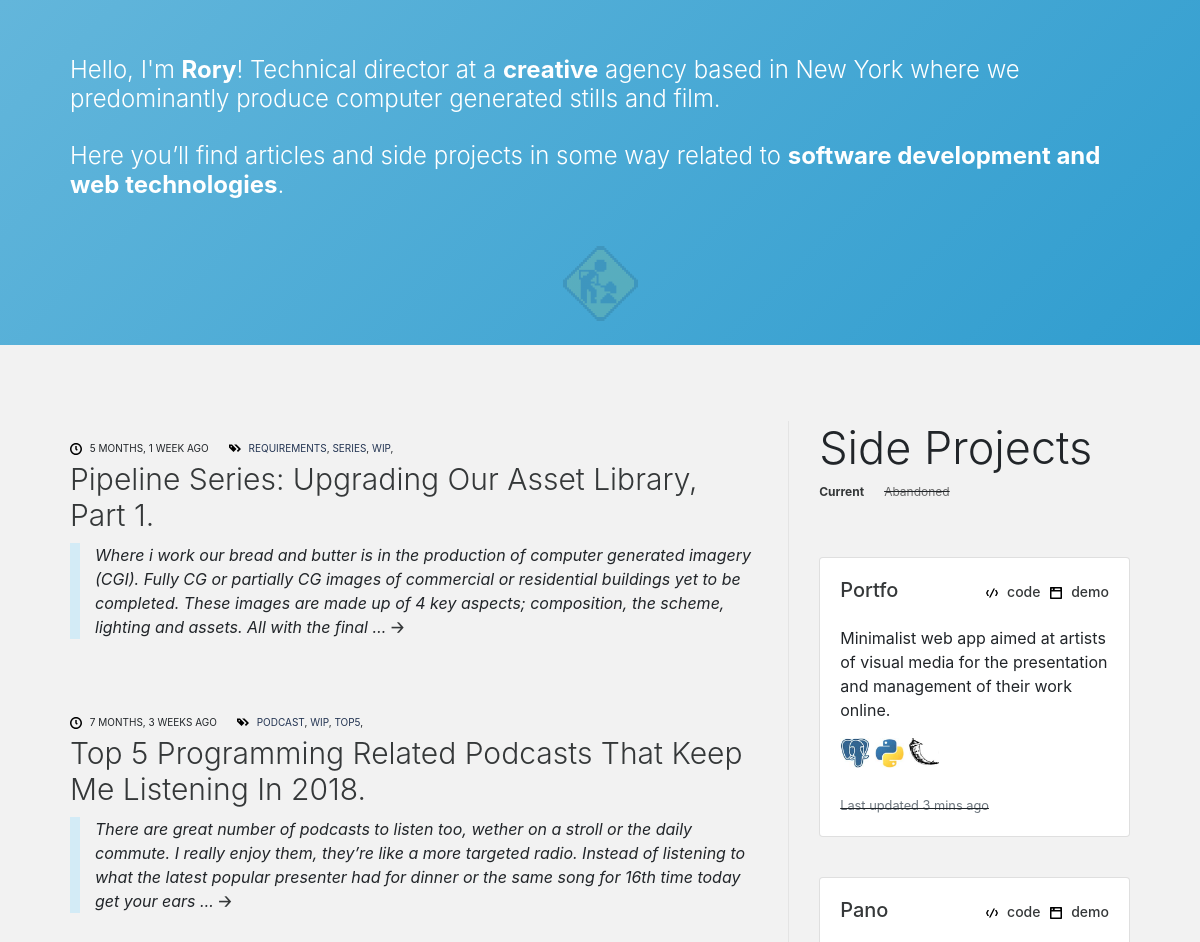
The app's page / (upper part), older data.
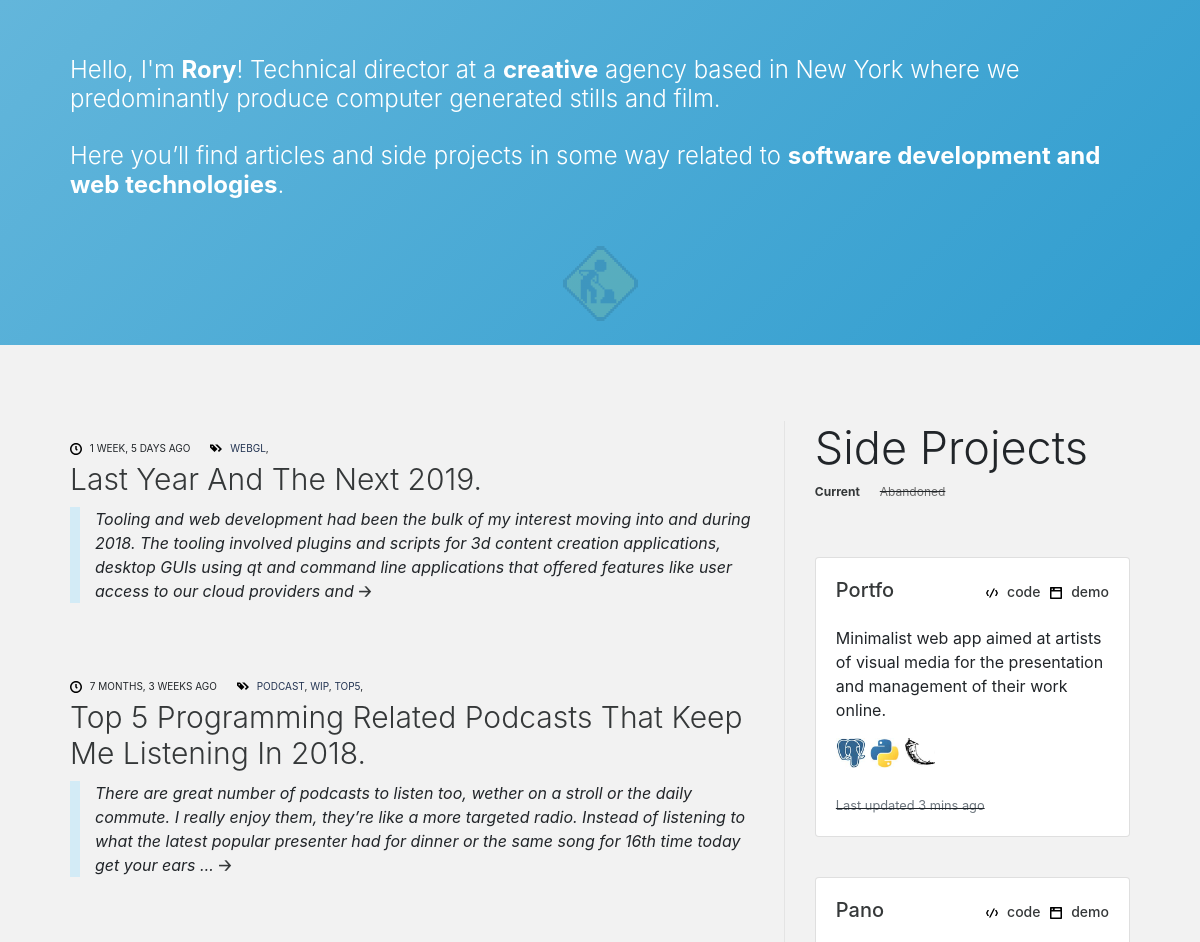
The same page, newer data.
### blog/models.py (models this page shows, shortened)
class Post(models.Model):
    next_post = models.IntegerField(null=True, blank=True)
    previous_post = models.IntegerField(null=True, blank=True)
    name = models.CharField(max_length=200)
    content = models.CharField(max_length=5000)
    pub_date = models.DateTimeField('date published')
    strap = models.CharField(max_length=300)
    tags = models.ManyToManyField(Tag, blank=True)
    project = models.ForeignKey(Project, on_delete=models.CASCADE, related_name='posts', null=True, blank=True)
    cover_img = models.CharField(max_length=200, null=True, blank=True)
    published = models.BooleanField(default=False)
    techspec = models.BooleanField(default=False)
    viewed = models.IntegerField(default=0)

class Tag(models.Model):
    name = models.CharField(max_length=30)
    def __str__(self):
        return self.name

class Project(models.Model):
    name = models.CharField(max_length=200)
    pub_date = models.DateTimeField('date published')
    strap = models.CharField(max_length=300)
    content = models.CharField(max_length=5000)
    tags = models.ManyToManyField(Tag, blank=True)
    cover_img = models.CharField(max_length=200)
    published = models.BooleanField(default=False)
    repo = models.CharField(max_length=200, null=True, blank=True)
    demo = models.CharField(max_length=200, null=True, blank=True)

class UsedSoftware(models.Model):
    name = models.CharField(max_length=200)
    small_logo = models.CharField(max_length=200)
    projects = models.ManyToManyField(Project, blank=True)
    website = models.CharField(max_length=200)
    def __str__(self):
        return self.name

### blog/views.py (the view)
# urls.py: path('', views.index, name='index'),
def index(request):
    articles = Post.objects.filter(
        published=True, project=None
        ).order_by('-pub_date')
    projects = Project.objects.filter(
        published=True
        ).order_by('-pub_date')
    context = standard_context
    context['articles'] = articles
    context['projects'] = projects
    return render(request, 'blog/index.html', context)

### blog/templates/blog/index.html (shortened to what this page needs)
{% extends "blog/base.html" %} {% load static %} {% block content %}
<div style="background: linear-gradient(135deg, rgba(99,182,219,1) 0%,rgba(48,157,207,1) 100%);">
  <div class="container content-intro">
    <p style="height:40px"></p>
    <p class="display-4" style="font-size: 24px;">
      Hello, I'm
      <span style="font-weight: bold;"><a href="mailto:hello@flatlands.io">Rory</a></span>! Technical director at a
      <span style="font-weight: bold;">creative</span> agency based in New York
      where we predominantly produce computer generated stills and film.
      <br /><br />
      Here you’ll find articles and side projects in some way related to
      <span style="font-weight: bold;">software development and web technologies</span>.
    </p>
  </div>
  <div style="display: flex; justify-content: space-around;padding-top:30px;opacity: 0.1;">
    <img style="height:75px; width:75px;" src="{% static 'blog/img/construction.gif' %}" />
  </div>
  <br />
</div>
<p style="height:60px;"></p>
<div class="container content">
  <div class="content-index">
    <div style="display: flex; flex-direction: column;">
      {% if articles %}
      <p style="height:4px;"></p>
      {% for article in articles %} {% if article.project == None %}
      <div class="indexlistpost">
        <div class="blogpostheader">
          <div class="bloglistpostdate">
            <img class="iconic-svg" src="{% static 'blog/svg/clock.svg' %}" alt="clock icon" />
            {{ article.pub_date | timesince | upper }} AGO
          </div>
          <div class="bloglistpostdate">
            <img class="iconic-svg" src="{% static 'blog/svg/tags.svg' %}" alt="tags icon" />
            {% for tag in article.tags.all %}
            <a href="/search/{{tag|lower}}" style="color: #233452;">{{tag|upper}}</a>, {% endfor %}
          </div>
        </div>
        <div class="display-4 bloglistpostname">
          <div>
            <a href="/articles/{{article.id}}/">{{ article.name | title }}.</a>
          </div>
        </div>
        <div style="border-left: 10px solid rgba(139, 217, 253, 0.3);
        padding-left: 15px; font-style: italic;">
          {{ article.strap | capfirst | truncatewords:50 }}
          <a href="/articles/{{ article.id }}" style="font-weight: bolder;font-style: normal;">🡢</a>
        </div>
      </div>
      <p style="height:60px;"></p>
      {% endif %} {% endfor %}
      {% else %}
      <p>No Articles :(</p>
      {% endif %}
    </div>
    <div class="project-comp">
      <div>
        {% include "blog/project_comp.html" %}
      </div>
    </div>
  </div>
</div>
{% endblock %}

### blog/templates/blog/project_comp.html
{% load static %}
{% if projects %}
<h1 class="display-4" style="font-size:45px;">Side Projects</h1>
<div style="display:flex;">
        <div style="font-size: 12px; font-weight: bold;"><a href="">Current</a></div>
        <s>
                <div style="text-indent: 20px;font-size: 12px;"><a href="" style="color:dimgrey;">Abandoned</a></div>
        </s>
</div>
<p style="height:40px;"></p>
{% for project in projects %}
<div class="card mb-3">
        <div class="card-body">
                <h5 class="card-title">
                        <div style="display: flex; flex-direction: row; justify-content: space-between">
                                <div>
                                        <h5 class="card-title"><a
                                                        href="/projects/{{ project.id }}/">{{project.name|capfirst}}</a>
                                        </h5>
                                </div>
                                <div style="display: flex;">
                                        <div>
                                                {% if project.repo == None %}
                                                {% else %}
                                                <span style="font-size: 14px;">
                                                        <img class="iconic-svg-small"
                                                                src="{% static 'blog/svg/code.svg' %}" alt="code icon">
                                                        <a href="{{project.repo}}">code</a>
                                                </span>
                                                {% endif %}
                                        </div>
                                        <div style="padding-left:10px;">
                                                <span style="font-size: 14px;">
                                                        <img class="iconic-svg-small"
                                                                src="{% static 'blog/svg/browser.svg' %}"
                                                                alt="code icon">
                                                        <a href="{{project.demo}}">demo</a>
                                                </span>
                                        </div>
                                </div>
                        </div>
                </h5>
                <p class="card-text">
                        {{project.strap|capfirst|truncatewords:50}}
                </p>
                <div>
                        {% for tech in project.usedsoftware_set.all %}
                        <a href="{{tech.website}}">
                                <img class="tech-icon" src="{% static 'blog/img/'|add:tech.small_logo %}"
                                        alt="{{tech}} icon">
                        </a>
                        {% endfor %}
                </div>
                <br>
                <s>
                        <p class="card-text"><small class="text-muted">Last updated 3 mins ago</small></p>
                </s>
        </div>
</div>
<br> {% endfor %} {% else %} No Projects :( {% endif %}

Row changes from the older to the newer data that the page shows:
no longer on this page (row edited): Post: pub_date "5 MONTHS, 1 WEEK", name "Pipeline Series: Upgrading Our Asset Library, Part 1", strap "Where i work our bread and butter is in the production of computer generated imagery (CGI). Fully CG or partially CG images of commercial or residential buildings yet to be completed. These images are made up of 4 key aspects; composition, the scheme, lighting and assets. All with the final …", Tag (name "WIP")
no longer on this page (row unchanged): Tag: name "REQUIREMENTS", shown under "5 MONTHS, 1 WEEK"
no longer on this page (row unchanged): Tag: name "SERIES", shown under "5 MONTHS, 1 WEEK"
added Post: pub_date "1 WEEK, 5 DAYS", name "Last Year And The Next 2019", strap "Tooling and web development had been the bulk of my interest moving into and during 2018. The tooling involved plugins and scripts for 3d content creation applications, desktop GUIs using qt and command line applications that offered features like user access to our cloud providers and"
now on this page (row unchanged): Tag: name "WEBGL", shown under "1 WEEK, 5 DAYS"
